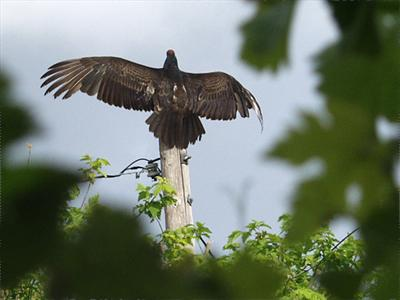
%> input picture Input/iccv13_1.png, 400 x 300 px; its folder holds only this picture in this run
$ octave --eval "demo;"   (GNU Octave 9; MATLAB toolbox functions it lacks are replaced by stand-ins)
%> lines starting %> are read from the running program, lines starting %| are printed output that depends on the picture; in (x1, y1, x2, y2) boxes, pixels count from 0 and x2, y2 are one past the last pixel; in counts of white or black regions, pixels touching at a corner belong together; the program's own positions count from 1
%%%%%%%%%%%%%%%%%%%%%%%%%%%%%%%%%%%%%%%%%%%%%%%%%%%%%%%%%%%%%%%%%%%%%%%%%%%%%%%
% Demo program for FAST DEFOCUS MAP ESTIMATION
% ---------------------------------------------------------------------------
%   The Code is created based on the method described in the following paper
%   [1] "Fast Defocus Map Extimation",
%       Ding-Jie Chen, Hwann-Tzong Chen, and Long-Wen Chang
%       IEEE International Conference on Image Processing, 2016.
%   The code and the algorithm are for non-comercial use only.
%
%   Author: Ding-Jie Chen (dj_chen_tw@yahoo.com.tw)
%   Copyright 2016, National Tsing Hua University.
%%%%%%%%%%%%%%%%%%%%%%%%%%%%%%%%%%%%%%%%%%%%%%%%%%%%%%%%%%%%%%%%%%%%%%%%%%%%%%%
function demo()
clc; clear all; close all; warning off;
cd(fileparts(mfilename('fullpath'))); % pwd to current folder
addpath(genpath(fileparts(mfilename('fullpath'))));

% parameter setting
inPath   = '.\Input\';
outPath  = '.\Output\';
filelist = dir(fullfile(inPath,'*.png'));
numImg   = length(filelist);
maxHWset = [ 200 400 600 ];
std      = 1;  % parameter in defocusEst function (see Zhuo and Sim, PR 2011)

timeRecord = zeros(1,numImg);
timePlot   = zeros(1,numel(maxHWset));
for j=1:numel(maxHWset)
    maxHW = maxHWset(j);
    for i=1:numImg
        disp([filelist(i).name '----------']);
        % read image ----------------------------------------------------
        img=imread(strcat(inPath,filelist(i).name));
%> img is the input picture: size 300x400x3 uint8; mean R, G, B 111, 121.2, 106.1
        sz=size(img);
%> sz = [300 400 3]
        if max(sz)>maxHW, img=imresize(img,1/max(sz/maxHW)); else img=imresize(img,maxHW/max(sz)); end
%> after `img=imresize(img,1/max(sz/maxHW))`:
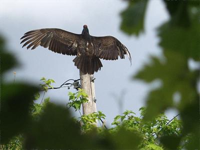
%> img: size 150x200x3 uint8; mean R, G, B 111, 121.2, 106.1
        sz=size(img); img=im2double(img);
%> after `sz=size(img)`: sz = [150 200 3]

        % defocus estimation --------------------------------------------
        tt=tic;
        [SPDMap]=defocusEst(img,std);
% [23 lines not run here, left out]
function [SPDMap] = defocusEst(imgC,std)
%> called with std = 1
    imgG = rgb2gray(imgC);
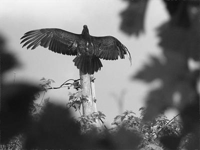
%> imgG: size 150x200 double; min 0.0359, max 0.971, mean 0.457
    sz = size(imgG);
%> sz = [150 200]

    % edge detection ------------------------------------------------
    tt=tic;
        edgeMap = edge(rgb2gray(imgC),'canny',0.1,1);
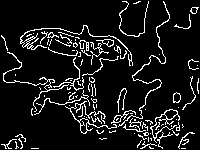
%> edgeMap: size 150x200 logical; 9.7% white in thin lines or dots
    disp(['   edgeDetection :    ' num2str(toc(tt)) ' s']);

    % over-segmentation ---------------------------------------------
    tt=tic;
        imwrite(uint8(imgC*255), 'tmp.bmp'); % the slic software support only the '.bmp' image
        spNum = 200; % [200]
        spatialWeight = 20;  % [10] 1~30
        comm = ['External\SLIC\SLICSuperpixelSegmentation' ' ' 'tmp.bmp' ' ' int2str(spatialWeight) ' ' int2str(spNum) ' ' '.\'];
        system(comm);  fprintf(['\b']);
%> (the run ends here)

$ run again, on Input/iccv13_5.png
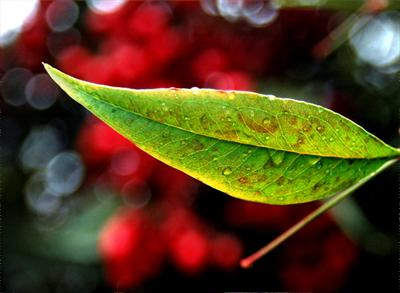
%> input picture Input/iccv13_5.png, 400 x 293 px
%> in demo, img is the input picture: size 293x400x3 uint8; mean R, G, B 85.8, 60.2, 29
%> in defocusEst, `imgG = rgb2gray(imgC);`:
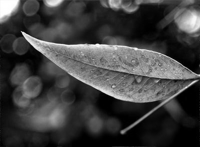
%> imgG: size 147x200 double; min 0, max 1, mean 0.252
%> in defocusEst, `edgeMap = edge(rgb2gray(imgC),'canny',0.1,1);`:
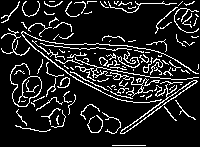
%> edgeMap: size 147x200 logical; 13.1% white in thin lines or dots

$ run again, on Input/iccv13_6.png
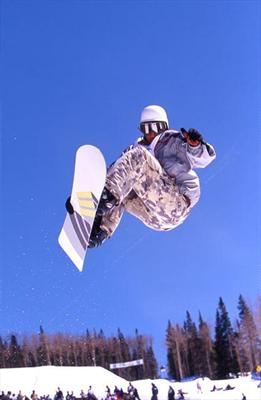
%> input picture Input/iccv13_6.png, 261 x 400 px
%> in demo, img is the input picture: size 400x261x3 uint8; mean R, G, B 102.3, 125.9, 205.6
%> in defocusEst, `imgG = rgb2gray(imgC);`:
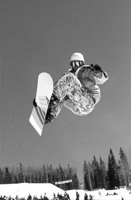
%> imgG: size 200x131 double; min 0.0271, max 1, mean 0.502
%> in defocusEst, `edgeMap = edge(rgb2gray(imgC),'canny',0.1,1);`:
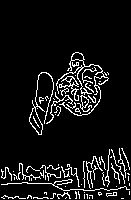
%> edgeMap: size 200x131 logical; 8.1% white in thin lines or dots, all inside (x1, y1, x2, y2) = (1, 52, 130, 199)

$ run again, on Input/iccv13_7.png
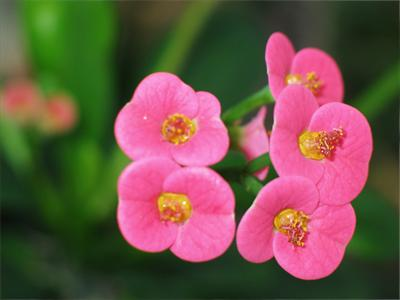
%> input picture Input/iccv13_7.png, 400 x 300 px
%> in demo, img is the input picture: size 300x400x3 uint8; mean R, G, B 110.9, 84.1, 72.1
%> in defocusEst, `imgG = rgb2gray(imgC);`:
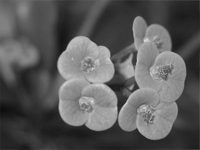
%> imgG: size 150x200 double; min 0.0487, max 0.911, mean 0.356
%> in defocusEst, `edgeMap = edge(rgb2gray(imgC),'canny',0.1,1);`:
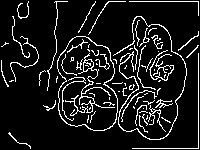
%> edgeMap: size 150x200 logical; 10.5% white in thin lines or dots

$ run again, on Input/iccv13_2.png
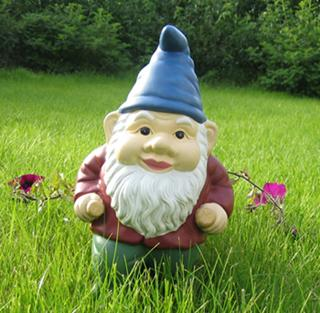
%> input picture Input/iccv13_2.png, 320 x 313 px
%> in demo, img is the input picture: size 313x320x3 uint8; mean R, G, B 108.2, 131, 68.2
%> in defocusEst, `imgG = rgb2gray(imgC);`:
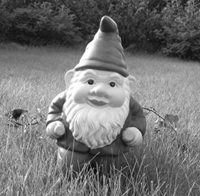
%> imgG: size 196x200 double; min 0.0299, max 1, mean 0.459
%> in defocusEst, `edgeMap = edge(rgb2gray(imgC),'canny',0.1,1);`:
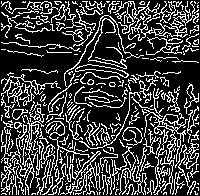
%> edgeMap: size 196x200 logical; 24.7% white in thin lines or dots
